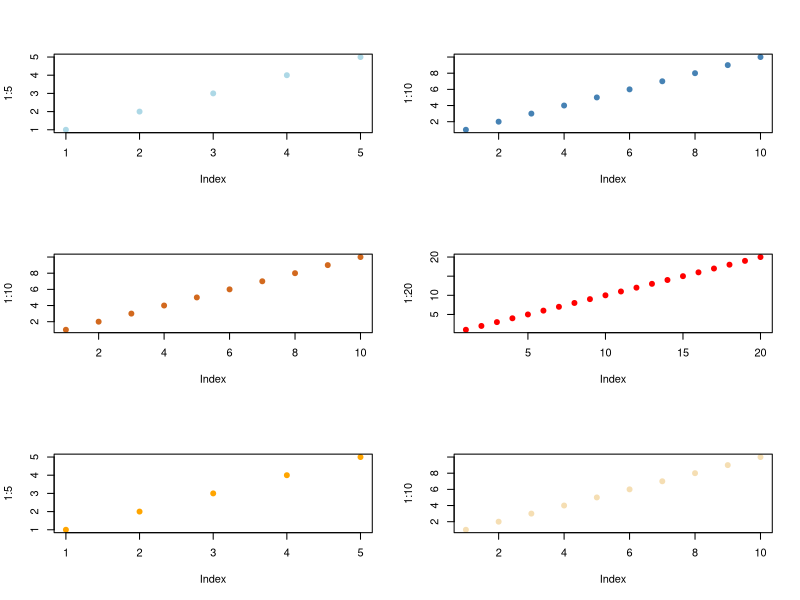
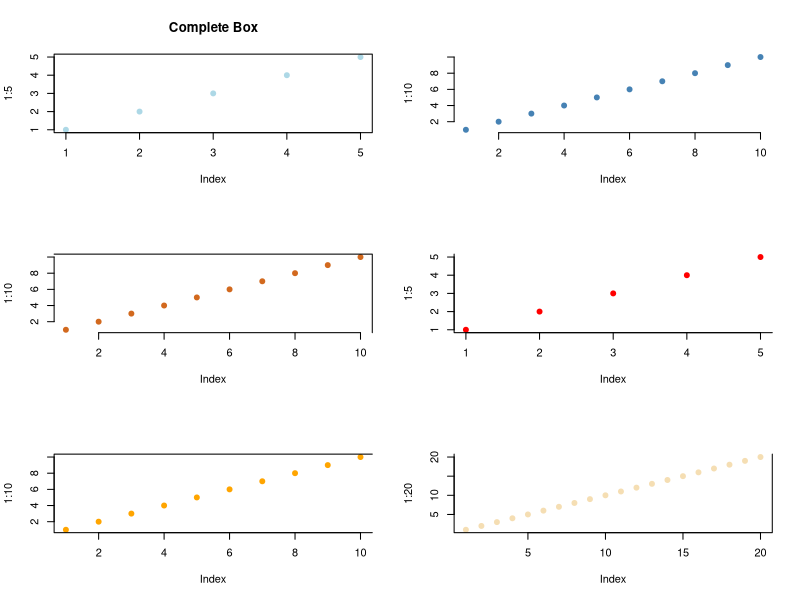

R code for these plots, in order:
# define plot area as three rows and two columns
par(mfrow=c(3, 2))

# create six plots
plot(1:5, pch=19, col="lightblue")
plot(1:10, pch=19, col="steelblue")
plot(1:10, pch=19, col="chocolate")
plot(1:20, pch=19, col="red")
plot(1:5, pch=19, col="orange")
plot(1:10, pch=19, col="wheat")

# define plot area as three rows and two columns
par(mfrow=c(3, 2))

# create six plots with unique box styles
par(bty="o")
plot(1:5, pch=19, col="lightblue", main="Complete Box")

par(bty="n")
plot(1:10, pch=19, col="steelblue")

par(bty="7")
plot(1:10, pch=19, col="chocolate")

par(bty="L")
plot(1:5, pch=19, col="red")

par(bty="C")
plot(1:10, pch=19, col="orange")
par(bty="U")
plot(1:20, pch=19, col="wheat")

# define plot area and use bottom+left bot style for each plot
par(mfrow=c(3, 2), bty="L")
